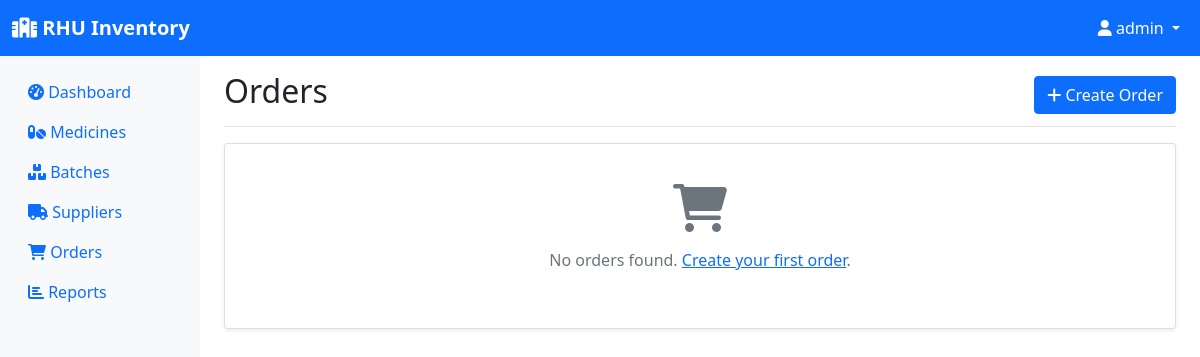
/orders (signed in), run on an earlier commit of the app's database.
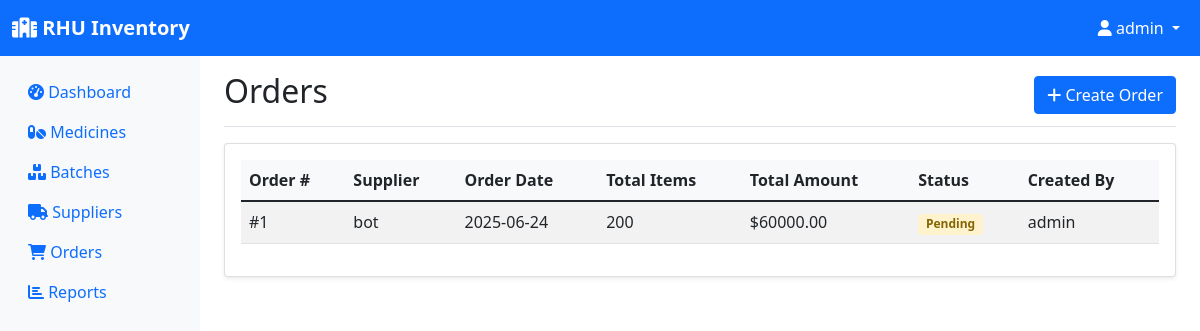
And on a later commit of the database.
### models.py (models this page shows, shortened)
class User(UserMixin, db.Model):
    id = db.Column(db.Integer, primary_key=True)
    username = db.Column(db.String(100), unique=True, nullable=False)
    password = db.Column(db.String(100), nullable=False)
    role = db.Column(db.String(20), nullable=False)  # pharmacist, manager, assistant
    email = db.Column(db.String(120), unique=True, nullable=False)
    created_at = db.Column(db.DateTime, default=datetime.utcnow)

class Order(db.Model):
    id = db.Column(db.Integer, primary_key=True)
    supplier_id = db.Column(db.Integer, db.ForeignKey('supplier.id'), nullable=False)
    order_date = db.Column(db.DateTime, default=datetime.utcnow)
    status = db.Column(db.String(20), default='pending')  # pending, delivered, cancelled
    created_by = db.Column(db.Integer, db.ForeignKey('user.id'), nullable=False)
    items = db.relationship('OrderItem', backref='order', lazy=True, cascade='all, delete-orphan')
    creator = db.relationship('User', backref='orders')
    @property
    def total_amount(self):
        return sum(item.total_price for item in self.items)
    @property
    def total_items(self):
        return sum(item.quantity for item in self.items)

class Supplier(db.Model):
    id = db.Column(db.Integer, primary_key=True)
    name = db.Column(db.String(100), nullable=False)
    contact_person = db.Column(db.String(100))
    phone = db.Column(db.String(20))
    email = db.Column(db.String(120))
    address = db.Column(db.String(200))
    created_at = db.Column(db.DateTime, default=datetime.utcnow)
    medicines = db.relationship('Medicine', backref='supplier', lazy=True)
    orders = db.relationship('Order', backref='supplier', lazy=True)

class OrderItem(db.Model):
    id = db.Column(db.Integer, primary_key=True)
    order_id = db.Column(db.Integer, db.ForeignKey('order.id'), nullable=False)
    medicine_id = db.Column(db.Integer, db.ForeignKey('medicine.id'), nullable=False)
    quantity = db.Column(db.Integer, nullable=False)
    unit_price = db.Column(db.Float)
    @property
    def total_price(self):
        return (self.unit_price or 0) * self.quantity

### app.py (the view)
@app.route('/orders')
@login_required
def orders():
    orders = Order.query.all()
    return render_template('orders.html', orders=orders)

### app.py (called while the page is built)
@login_manager.user_loader
def load_user(user_id):
    return User.query.get(int(user_id))

### templates/orders.html (shortened to what this page needs)
{% extends "base.html" %}
{% block content %}
<div class="d-flex justify-content-between flex-wrap flex-md-nowrap align-items-center pt-3 pb-2 mb-3 border-bottom">
    <h1 class="h2">Orders</h1>
    <a href="{{ url_for('add_order') }}" class="btn btn-primary">
        <i class="fas fa-plus"></i> Create Order
    </a>
</div>
<div class="card">
    <div class="card-body">
        {% if orders %}
        <div class="table-responsive">
            <table class="table table-striped">
                <thead>
                    <tr>
                        <th>Order #</th>
                        <th>Supplier</th>
                        <th>Order Date</th>
                        <th>Total Items</th>
                        <th>Total Amount</th>
                        <th>Status</th>
                        <th>Created By</th>
                    </tr>
                </thead>
                <tbody>
                    {% for order in orders %}
                    <tr>
                        <td>#{{ order.id }}</td>
                        <td>{{ order.supplier.name }}</td>
                        <td>{{ order.order_date.strftime('%Y-%m-%d') }}</td>
                        <td>{{ order.total_items }}</td>
                        <td>${{ "%.2f"|format(order.total_amount) }}</td>
                        <td>
                            <span class="badge status-{{ order.status }}">
                                {{ order.status.title() }}
                            </span>
                        </td>
                        <td>{{ order.creator.username }}</td>
                    </tr>
                    {% endfor %}
                </tbody>
            </table>
        </div>
        {% else %}
        <div class="text-center py-4">
            <i class="fas fa-shopping-cart fa-3x text-muted mb-3"></i>
            <p class="text-muted">No orders found. <a href="{{ url_for('add_order') }}">Create your first order</a>.</p>
        </div>
        {% endif %}
    </div>
</div>
{% endblock %}

### templates/base.html (shortened to what this page needs)
<!DOCTYPE html>
<html lang="en">
<head>
    <link href="https://cdn.jsdelivr.net/npm/bootstrap@5.1.3/dist/css/bootstrap.min.css" rel="stylesheet">
    <link href="https://cdnjs.cloudflare.com/ajax/libs/font-awesome/6.0.0/css/all.min.css" rel="stylesheet">
</head>
<body>
    <nav class="navbar navbar-expand-lg navbar-dark bg-primary">
        <div class="container-fluid">
            <a class="navbar-brand" href="{{ url_for('dashboard') }}">
                <i class="fas fa-hospital"></i> RHU Inventory
            </a>
            {% if current_user.is_authenticated %}
            <div class="navbar-nav ms-auto">
                <div class="nav-item dropdown">
                    <a class="nav-link dropdown-toggle text-white" href="#" id="navbarDropdown" role="button" data-bs-toggle="dropdown">
                        <i class="fas fa-user"></i> {{ current_user.username }}
                    </a>
                </div>
            </div>
            {% endif %}
        </div>
    </nav>
    <div class="container-fluid">
        <div class="row">
            {% if current_user.is_authenticated %}
            <nav class="col-md-3 col-lg-2 d-md-block sidebar collapse">
                <div class="position-sticky pt-3">
                    <ul class="nav flex-column">
                        <li class="nav-item">
                            <a class="nav-link" href="{{ url_for('dashboard') }}">
                                <i class="fas fa-tachometer-alt"></i> Dashboard
                            </a>
                        </li>
                        <li class="nav-item">
                            <a class="nav-link" href="{{ url_for('inventory') }}">
                                <i class="fas fa-pills"></i> Medicines
                            </a>
                        </li>
                        <li class="nav-item">
                            <a class="nav-link" href="{{ url_for('batches') }}">
                                <i class="fas fa-boxes"></i> Batches
                            </a>
                        </li>
                        <li class="nav-item">
                            <a class="nav-link" href="{{ url_for('suppliers') }}">
                                <i class="fas fa-truck"></i> Suppliers
                            </a>
                        </li>
                        <li class="nav-item">
                            <a class="nav-link" href="{{ url_for('orders') }}">
                                <i class="fas fa-shopping-cart"></i> Orders
                            </a>
                        </li>
                        <li class="nav-item">
                            <a class="nav-link" href="{{ url_for('reports') }}">
                                <i class="fas fa-chart-bar"></i> Reports
                            </a>
                        </li>
                    </ul>
                </div>
            </nav>
            {% endif %}
            <main class="{% if current_user.is_authenticated %}col-md-9 ms-sm-auto col-lg-10 px-md-4{% else %}col-12{% endif %}">
                {% block content %}{% endblock %}
            </main>
        </div>
    </div>
</body>
</html>

### templates/base.html (style rules this page uses)
.sidebar { min-height: 100vh; background-color: #f8f9fa; }
.navbar-brand { font-weight: bold; }
.card { box-shadow: 0 0.125rem 0.25rem rgba(0, 0, 0, 0.075); border: 1px solid rgba(0, 0, 0, 0.125); }
.table th { background-color: #f8f9fa; border-top: none; }
.status-pending { color: #856404; background-color: #fff3cd; border-color: #ffeaa7; }

What changed in the data, as far as the page shows it:
added Order: id "1", supplier.name "bot", order_date "2025-06-24", total_items "200", status "Pending", creator.username "admin"
added OrderItem: total_amount "60000.00"
Also different on the page:
text no longer shown: "No orders found. Create your first order ."
text now shown: "Order # Supplier Order Date Total Items Total Amount Status Created By"
